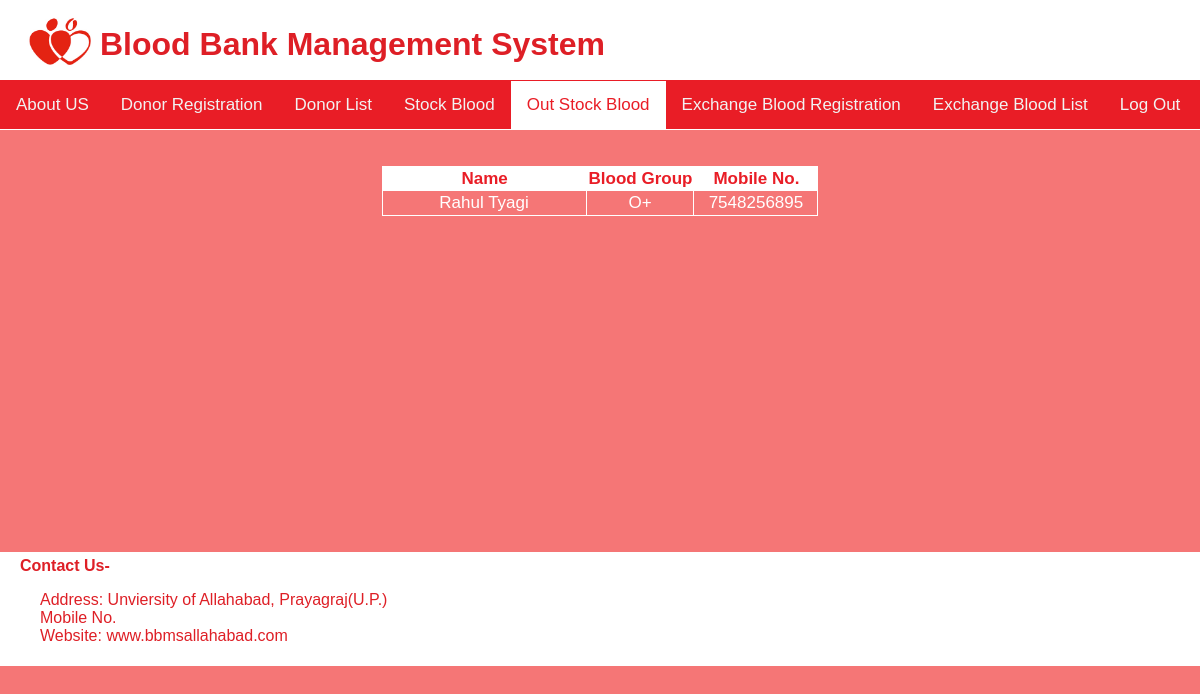
Page /out_stoke_blood.php (signed in) on the committed database.
### tables this page shows
CREATE TABLE `out_stoke_blood` (
  `id` int(11) NOT NULL,
  `name` varchar(20) DEFAULT NULL,
  `bgroup` varchar(20) DEFAULT NULL,
  `mobno` varchar(20) DEFAULT NULL
);

### out_stoke_blood.php (the view, shortened to what this page needs)
<?php
include('connect.php');
?>
<!DOCTYPE html>
<html>
<head>
	<link rel="stylesheet" type="text/css" href="css/s1.css">
</head>
<body>
	<div id="full">
		<div id="inner_full">
			<div id="header"><a href="home.php"><img src="logo.jpg" width="80px" height="75" align="left" alt="logo"></a><h1>Blood Bank Management System</h1></div>
			<div id="body">
				<nav id="navbar">
					<a href="home.php">About US</a>
                    <a href="donor_registration.php">Donor Registration</a>
					<a href="donor_list.php">Donor List</a>
					<a href="stoke_blood_list.php">Stock Blood</a>
                    <a class="active" href="out_stoke_blood.php">Out Stock Blood</a>
					<a href="exchange_blood.php">Exchange Blood Registration</a>
                    <a href="exchange_list.php">Exchange Blood List</a>
                    <a href="logout.php">Log Out</a>
                </nav><br><br>
                <table align="center" cellspacing="0" cellpadding="2">
                	<tr align="center">
                		<th width="200px">Name</th>
                		<th>Blood Group</th>
                		<th width="120px">Mobile No.</th>
                	</tr>
                	<?php
                	$q=$db->query("SELECT * FROM out_stoke_blood");
                	while($r1=$q->fetch(PDO::FETCH_OBJ))
                	{
                		?>
                		<tr align="center">
                		<td><?= $r1->name; ?></td>
                		<td><?= $r1->bgroup; ?></td>
                		<td><?= $r1->mobno; ?></td>
                	</tr>
                	<?php
                	}
                	?>
                </table>
			</div></div><br><br><br><br>
		    <footer id="footer"><strong>Contact Us-</strong>
		    	<p>Address: Unviersity of Allahabad, Prayagraj(U.P.)<br>
		    		Mobile No.<br>
		    	    Website:  www.bbmsallahabad.com
		    	</p></footer>
		</div>
</body>
</html>

### css/s1.css (style rules this page uses)
body { margin-top: 0; margin-left: 0; margin-right: 0; margin-bottom: 0; font-family: sans-serif; background-color: #F57676; }
#full { width: 100%; height: auto; }
#inner_full { width: 100%; height: auto; margin: auto; }
#header { padding-top: 5px; padding-left: 20px; padding-bottom: 5px; height: 70px; background-color: #fff; color: #DE1F26; }
#body { width: 100%; height: 400px; }
#navbar { background-color: #E91D26; overflow: hidden; border-top: 1px solid #E91D26; border-bottom: 1px solid #fff; }
#navbar a { float: left; color: #f2f2f2; text-align: center; padding: 14px 16px; text-decoration: none; font-size: 17px; }
#navbar a.active { background-color: #fff; color: #E91D26; }
#footer { margin-bottom: 0px; padding-top: 5px; padding-left: 20px; padding-bottom: 5px; height: auto; background-color: #fff; color: #DE1F26; }
#footer p { margin-left: 20px; }

### out_stoke_blood.php (style rules this page uses)
table { border-top: 1px solid; border-left: 1px solid; border-color: white; color: #fff; font-family: sans-serif; font-size: 17px; font-weight: 400px; }
table tr th { background-color: #fff; color: #E91D26; }
table tr td { border-right: 1px solid; border-bottom: 1px solid; border-color: #fff; }

### rows in the picture
out_stoke_blood: name "Rahul Tyagi", bgroup "O+", mobno "7548256895"
